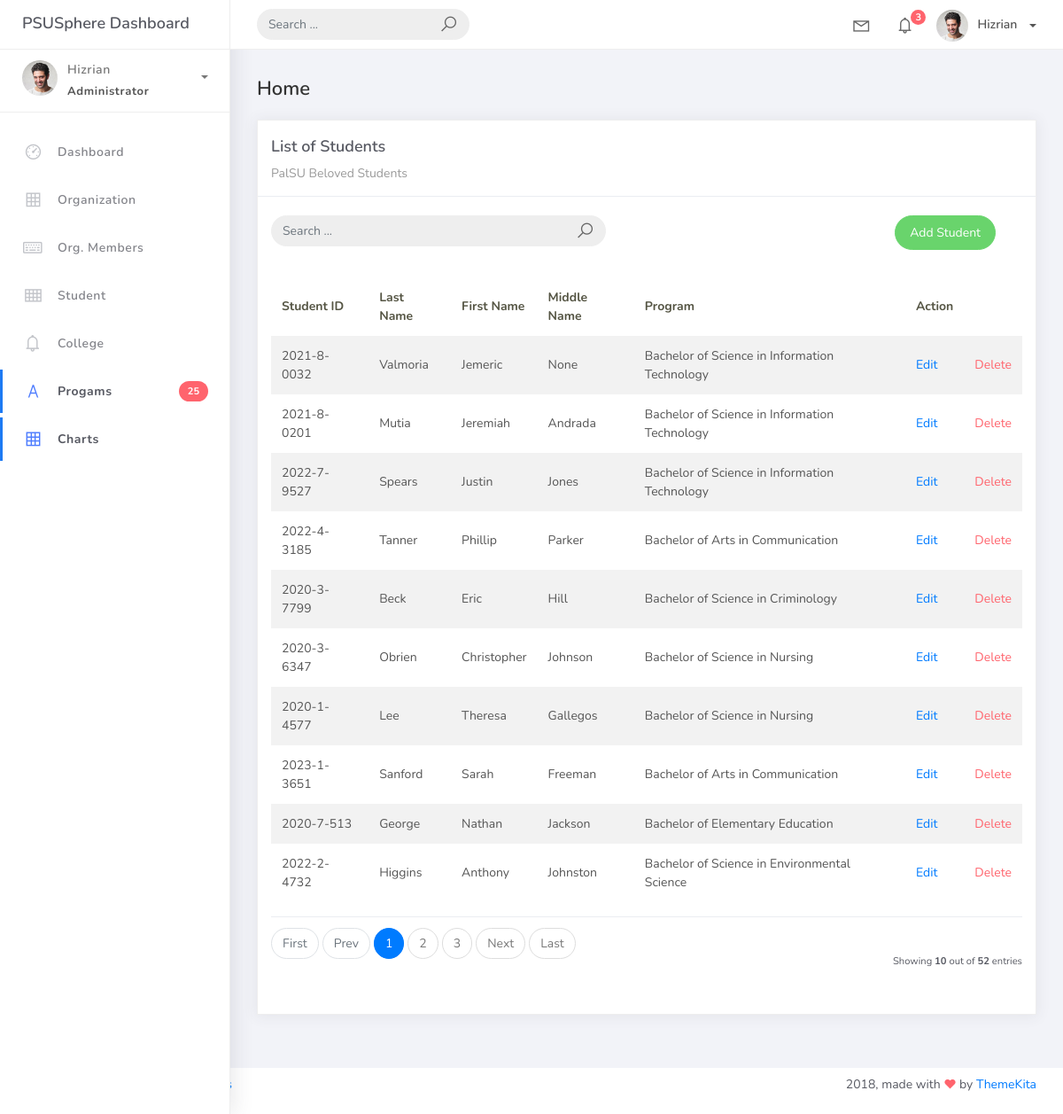
Screenshot of /student_list with the database file from the repository.
### studentorg/models.py (models this page shows, shortened)
class BaseModel(models. Model):
    created_at = models.DateTimeField(auto_now_add=True, db_index=True)
    updated_at = models.DateTimeField(auto_now=True)
    class Meta:
        abstract = True

class Student(BaseModel):
    student_id = models.CharField(max_length=15)
    lastname = models.CharField(max_length=25)
    firstname = models.CharField(max_length=25)
    middlename = models.CharField(max_length=25, blank=True, null=True)
    program = models.ForeignKey(Program, on_delete=models.CASCADE)

class Program(BaseModel):
    prog_name = models.CharField(max_length=150)
    college = models.ForeignKey(College, on_delete=models.CASCADE)
    def __str__(self):
        return self.prog_name

### studentorg/views.py (the view)
# urls.py: path('student_list', StudentList.as_view(), name='student-list'),
class StudentList(ListView):
    model = Student
    context_object_name = 'student'
    template_name = "student_list.html"
    paginate_by = 10
    def get_queryset(self, *args, **kwargs):
        qs = super(StudentList, self).get_queryset(*args, **kwargs)
        if self.request.GET.get("q") != None:
            query = self.request.GET.get('q')
            qs = qs.filter(Q(student_id__icontains=query) |
            Q(lastname__icontains=query) | Q(firstname__icontains=query) |
            Q(middlename__icontains=query) | Q(program__prog_name__icontains=query) )
        return qs

### templates/student_list.html
{% extends 'base.html' %} {% load static %} {% block content %}
<div class="content">
    <div class="container-fluid">
        <h4 class="page-title">Home</h4>
        <div class="row">
            <div class="col-md-12">
                <div class="card">
                    <div class="card-header">
                        <div class="card-title">List of Students</div>
                        <div class="card-category">PalSU Beloved Students</div>
                    </div>
                    <br>
                        <div class="col-md-12 row">
                            <div class="col-md-6">
                                <form action="" class="navbar-left navbar-form nav-search mr-md-3" action="{% url 'student-list' %}">
                                    <div class="input-group">
                                        <input type="text" placeholder="Search ..." class="form-control" name="q">
                                        <div class="input-group-append">
                                        <span class="input-group-text">
                                            <i class="la la-search search-icon"></i>
                                        </span>
                                        </div>
                                    </div>
                                </form>
                            </div>
                            <div class="col-md-6">
                                <div class="pull-right">
                                    <a href="{% url 'student-add' %}" class="btn btn-success btn-rounded">Add Student</a>
                                </div>
                            </div>
                        </div>
                    <div class="card-body">
                        <table class="table table-striped mt-3">
                            <thead>
                                <tr>
                                    <th scope="col">Student ID</th>
                                    <th scope="col">Last Name</th>
                                    <th scope="col">First Name</th>
                                    <th scope="col">Middle Name</th>
                                    <th scope="col">Program</th>
                                    <th scope="col">Action</th>
                                </tr>
                            </thead>
                            <tbody>
                                {% for object in object_list %}
                                <tr>
                                    <td>{{ object.student_id }}</td>
                                    <td>{{ object.lastname }}</td>
                                    <td>{{ object.firstname }}</td>
                                    <td>{{ object.middlename }}</td>
                                    <td>{{ object.program }}</td>
                                    <td><a href="student_list/{{ object.id }}">Edit</a></td>
                                    <td><a href="student_list/{{ object.id }}/delete" class="text-danger">Delete</a></td>
                                </tr>
                                {% empty %}
                                <tr>
                                    <td colspan="4" style="text-align: center">
                                    <p class="text-sm font-weight-bold mb-0">No Records Found</p>
                                    </td>
                                </tr>
                                {% endfor %}
                            </tbody>
                        </table>
                        {% include 'includes/pagination.html' %}
                    </div>
                </div>
            </div>
        </div>
    </div>
</div>
{% endblock %}

### rows the page displays
Student: student_id "2021-8-0032", lastname "Valmoria", firstname "Jemeric", middlename "None", program "Bachelor of Science in Information Technology"
Student: student_id "2021-8-0201", lastname "Mutia", firstname "Jeremiah", middlename "Andrada", program "Bachelor of Science in Information Technology"
Student: student_id "2022-7-9527", lastname "Spears", firstname "Justin", middlename "Jones", program "Bachelor of Science in Information Technology"
Student: student_id "2022-4-3185", lastname "Tanner", firstname "Phillip", middlename "Parker", program "Bachelor of Arts in Communication"
Student: student_id "2020-3-7799", lastname "Beck", firstname "Eric", middlename "Hill", program "Bachelor of Science in Criminology"
Student: student_id "2020-3-6347", lastname "Obrien", firstname "Christopher", middlename "Johnson", program "Bachelor of Science in Nursing"
Student: student_id "2020-1-4577", lastname "Lee", firstname "Theresa", middlename "Gallegos", program "Bachelor of Science in Nursing"
Student: student_id "2023-1-3651", lastname "Sanford", firstname "Sarah", middlename "Freeman", program "Bachelor of Arts in Communication"
Student: student_id "2020-7-513", lastname "George", firstname "Nathan", middlename "Jackson", program "Bachelor of Elementary Education"
Student: student_id "2022-2-4732", lastname "Higgins", firstname "Anthony", middlename "Johnston", program "Bachelor of Science in Environmental Science"

### other values shown
{{ page_num }} "1"
{{ page_num }} "2" "3"
{{ object_list.count }} "10"
{{ paginator.count }} "52"
